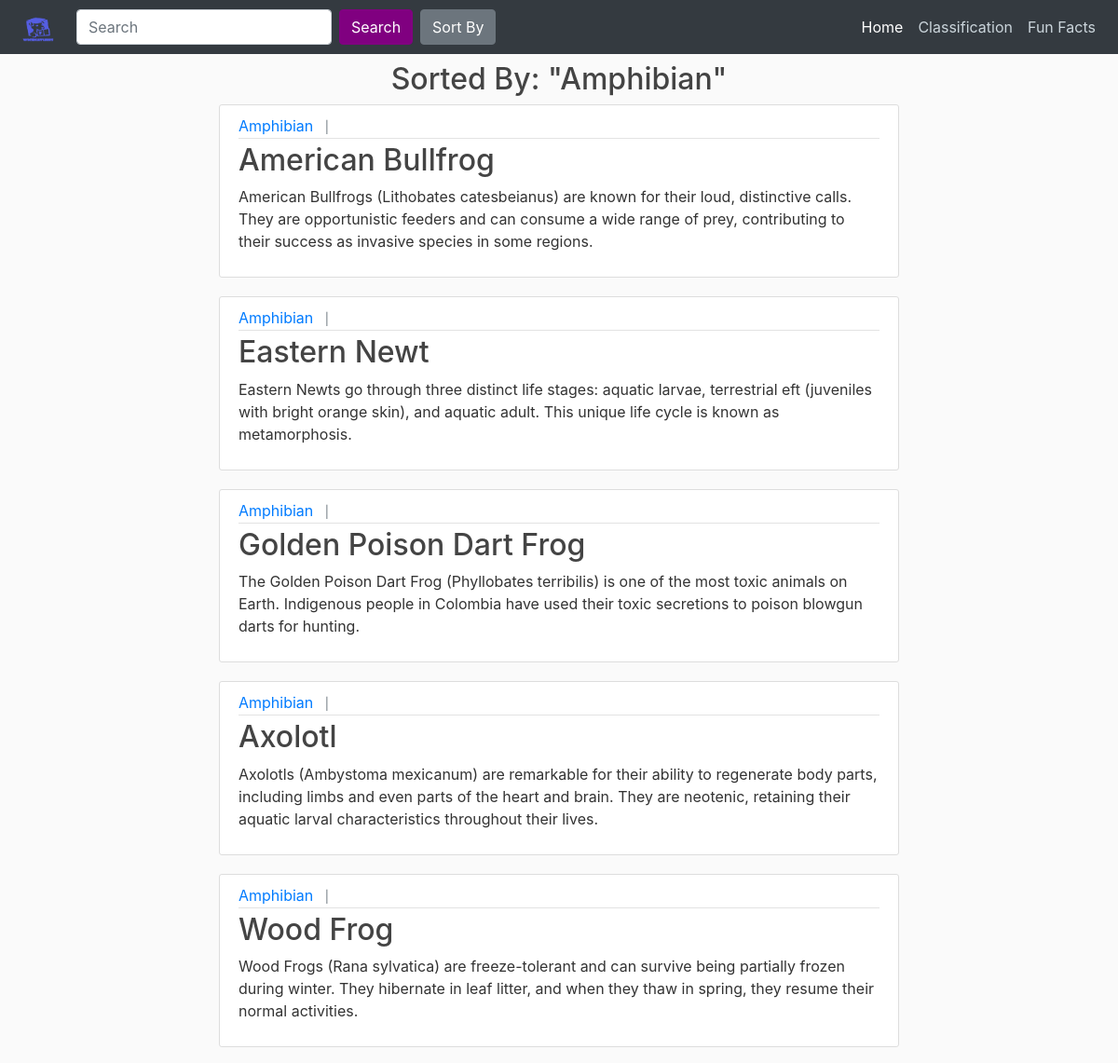
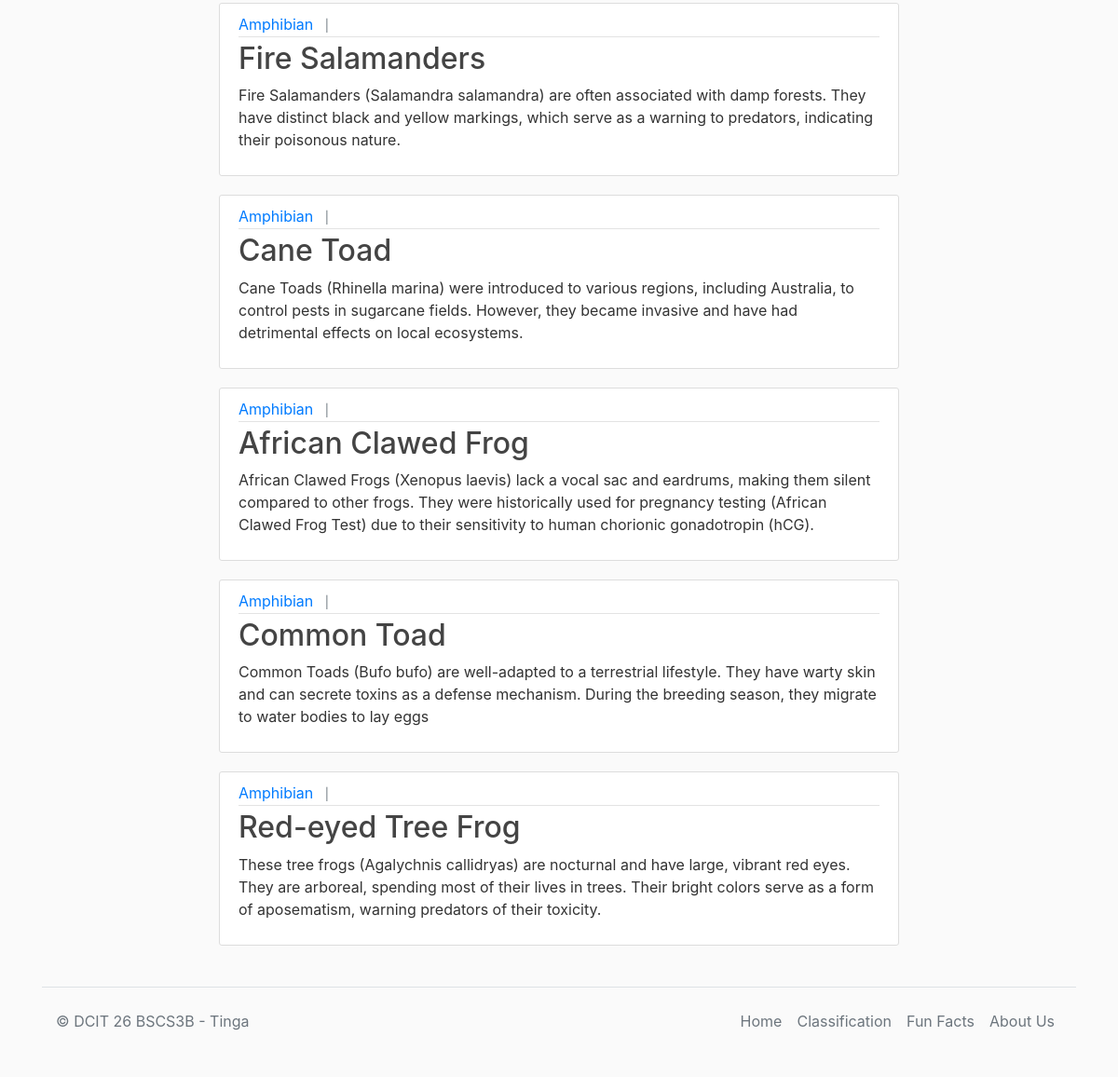
/Sorted-link/Amphibian/, run on an earlier commit of the app's database (2 pictures, top to bottom).
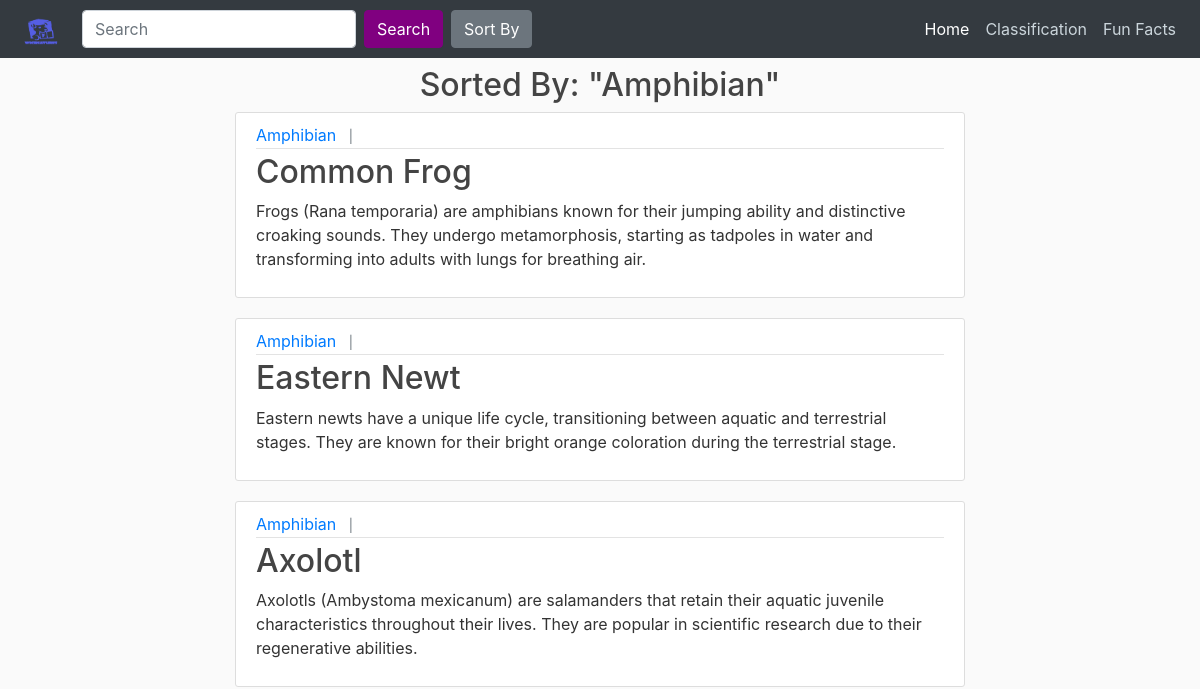
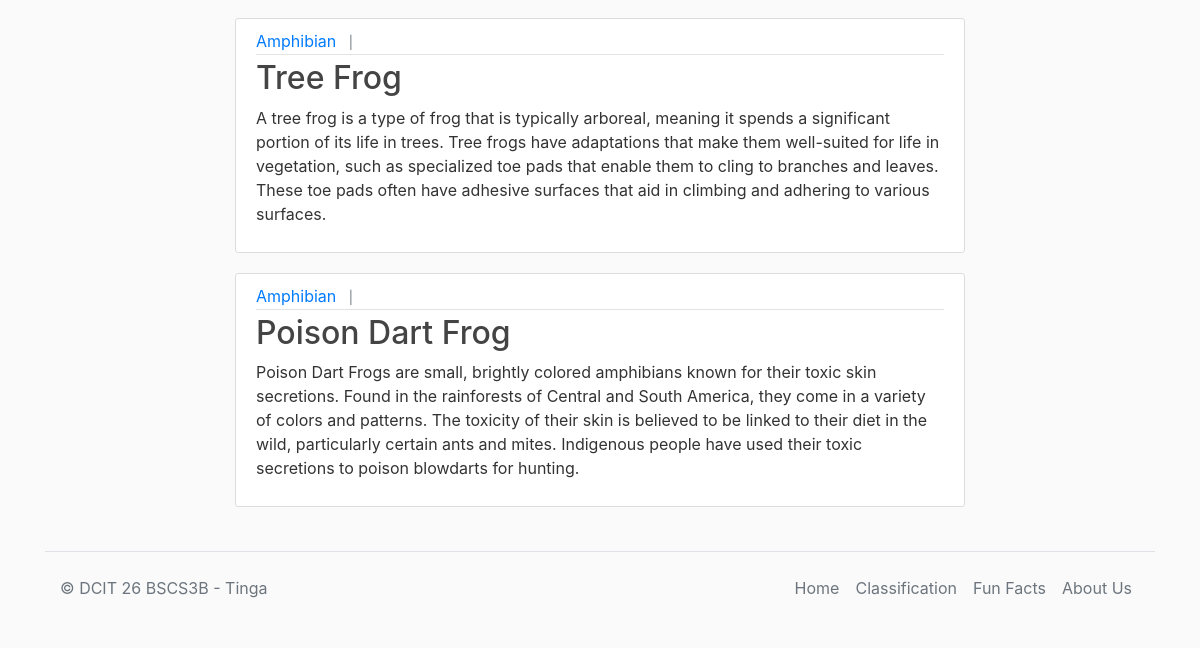
And on a later commit of the database (2 pictures, top to bottom).
### blog/models.py (models this page shows, shortened)
class Post(models.Model):
	an_type = models.CharField(max_length=100)
	animal_cat = models.CharField(max_length=50)
	animal = models.CharField(max_length=100)
	definition = models.TextField()
	location_discovered = models.CharField(max_length=100)
	location = models.CharField(max_length=100)
	more_info = models.TextField(null=True, blank=True)
	image_name = models.CharField(max_length=50)
	image = models.ImageField(upload_to="img/%y", height_field=None, width_field=None, max_length=None)
	sci_name = models.CharField(max_length=255)
	fav_food = models.CharField(max_length=255)

### blog/views.py (the view)
# urls.py: path('Sorted-link/<str:animal_type>/', views.sort_animals_type, name='blog-animals2'),
def sort_animals_type(request, animal_type=None):
    include_other = False
    if animal_type:
        sort_query = Post.objects.filter(an_type = animal_type)
    else:
        sort_query = Post.objects.all()
    context = {
        'posts' : sort_query,
        'selected_animal_type' : animal_type,
        'inlude_other' : include_other
    }
    return render(request, 'blog/sorting_clicked.html', context)

### blog/templates/blog/sorting_clicked.html (shortened to what this page needs)
{% extends 'blog/base.html' %}
{% block content %}
<div>
{% if selected_animal_type %}
    <h2 style='text-align: center;'>Sorted By: "{{ selected_animal_type }}"</h2>
{% endif %}
</div>
<div>
  {% for post in posts %}
    <article class="media content-section mt-2">
          <div class="media-body">
            <div class="article-metadata">
              <a class="mr-2" href="{% url 'blog:blog-animals2' post.an_type %}">{{ post.an_type }}</a>
              <small class="text-muted">{{ post.date_discovered }} |</small>
            </div>
            <h2><a class="article-title" href="{% url 'blog:blog-info' post.animal %}">{{ post.animal }}</a></h2>
            <p class="article-content">{{ post.definition }}</p>
          </div>
        </article>
  {% endfor %}
</div>
{% endblock %}

What changed in the data, as far as the page shows it:
removed Post: an_type "Amphibian", animal "Axolotl", definition "Axolotls (Ambystoma mexicanum) are remarkable for their ability to regenerate body parts, including limbs and even parts of the heart and brain. They are neotenic, retaining their aquatic larval characteristics throughout their lives."
removed Post: an_type "Amphibian", animal "Wood Frog", definition "Wood Frogs (Rana sylvatica) are freeze-tolerant and can survive being partially frozen during winter. They hibernate in leaf litter, and when they thaw in spring, they resume their normal activities."
removed Post: an_type "Amphibian", animal "Fire Salamanders", definition "Fire Salamanders (Salamandra salamandra) are often associated with damp forests. They have distinct black and yellow markings, which serve as a warning to predators, indicating their poisonous nature."
removed Post: an_type "Amphibian", animal "Cane Toad", definition "Cane Toads (Rhinella marina) were introduced to various regions, including Australia, to control pests in sugarcane fields. However, they became invasive and have had detrimental effects on local ecosystems."
removed Post: an_type "Amphibian", animal "African Clawed Frog", definition "African Clawed Frogs (Xenopus laevis) lack a vocal sac and eardrums, making them silent compared to other frogs. They were historically used for pregnancy testing (African Clawed Frog Test) due to their sensitivity to human chorionic gonadotropin (hCG)."
removed Post: an_type "Amphibian", animal "Common Toad", definition "Common Toads (Bufo bufo) are well-adapted to a terrestrial lifestyle. They have warty skin and can secrete toxins as a defense mechanism. During the breeding season, they migrate to water bodies to lay eggs"
removed Post: an_type "Amphibian", animal "Red-eyed Tree Frog", definition "These tree frogs (Agalychnis callidryas) are nocturnal and have large, vibrant red eyes. They are arboreal, spending most of their lives in trees. Their bright colors serve as a form of aposematism, warning predators of their toxicity."
added Post: an_type "Amphibian", animal "Common Frog", definition "Frogs (Rana temporaria) are amphibians known for their jumping ability and distinctive croaking sounds. They undergo metamorphosis, starting as tadpoles in water and transforming into adults with lungs for breathing air."
added Post: an_type "Amphibian", animal "Eastern Newt", definition "Eastern newts have a unique life cycle, transitioning between aquatic and terrestrial stages. They are known for their bright orange coloration during the terrestrial stage."
changed Post: animal "American Bullfrog" → "Axolotl"; definition "American Bullfrogs (Lithobates catesbeianus) are known for their loud, distinctive calls. They are opportunistic feeders and can consume a wide range of prey, contributing to their success as invasive species in some regions." → "Axolotls (Ambystoma mexicanum) are salamanders that retain their aquatic juvenile characteristics throughout their lives. They are popular in scientific research due to their regenerative abilities."
changed Post: animal "Eastern Newt" → "Tree Frog"; definition "Eastern Newts go through three distinct life stages: aquatic larvae, terrestrial eft (juveniles with bright orange skin), and aquatic adult. This unique life cycle is known as metamorphosis." → "A tree frog is a type of frog that is typically arboreal, meaning it spends a significant portion of its life in trees. Tree frogs have adaptations that make them well-suited for life in vegetation, such as specialized toe pads that enable them to cling to branches and leaves. These toe pads often have adhesive surfaces that aid in climbing and adhering to various surfaces."
changed Post: animal "Golden Poison Dart Frog" → "Poison Dart Frog"; definition "The Golden Poison Dart Frog (Phyllobates terribilis) is one of the most toxic animals on Earth. Indigenous people in Colombia have used their toxic secretions to poison blowgun darts for hunting." → "Poison Dart Frogs are small, brightly colored amphibians known for their toxic skin secretions. Found in the rainforests of Central and South America, they come in a variety of colors and patterns. The toxicity of their skin is believed to be linked to their diet in the wild, particularly certain ants and mites. Indigenous people have used their toxic secretions to poison blowdarts for hunting."
